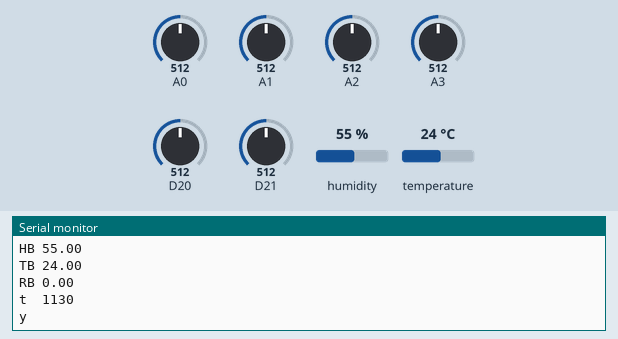
This sketch was run on a simulated Arduino Zero (SAMD21). Shown: the last lines printed to the serial monitor. The test bench sets the inputs (shaded band); at power-on: humidity 55 %, A0 = 512, A1 = 512, A2 = 512, A3 = 512, D20 = 512, D21 = 512, temperature 24 °C (analog values on the 0–1023 scale).

Above: at 1.2 s.
1.3 s: humidity set to 22 %
At 2.6 s:
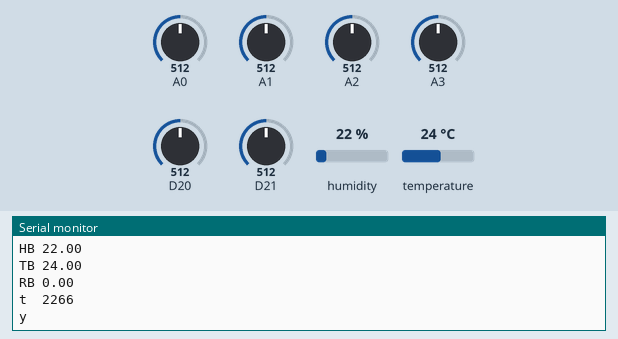
2.8 s: A0 set to 716
At 4.1 s:
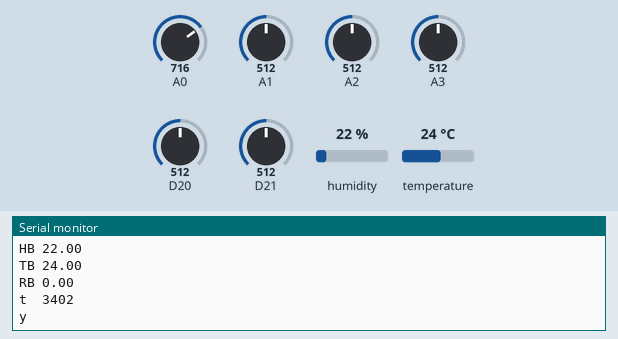
4.3 s: A1 set to 716
At 5.5 s:
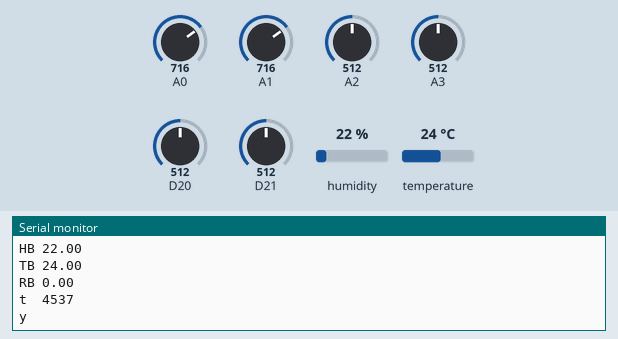
5.8 s: A2 set to 716
At 5.8 s:
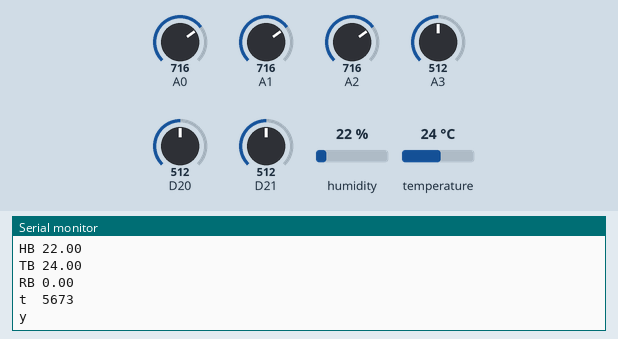
7.3 s: A3 set to 716
At 8.6 s:
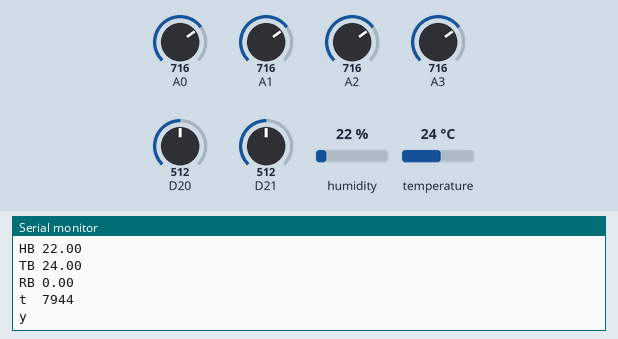
8.8 s: D20 set to 716
At 9.5 s:
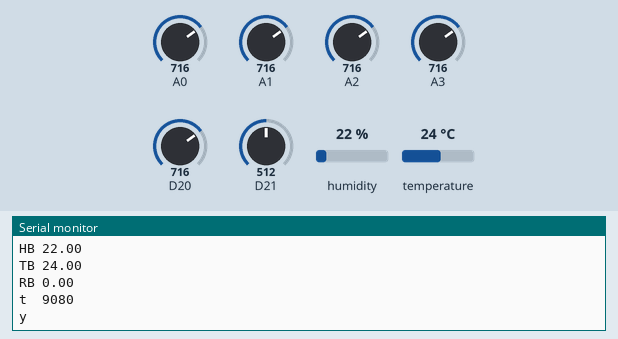
Timing chart, 0 to 11.3 s (numbered marks = the images above; inputs shaded):
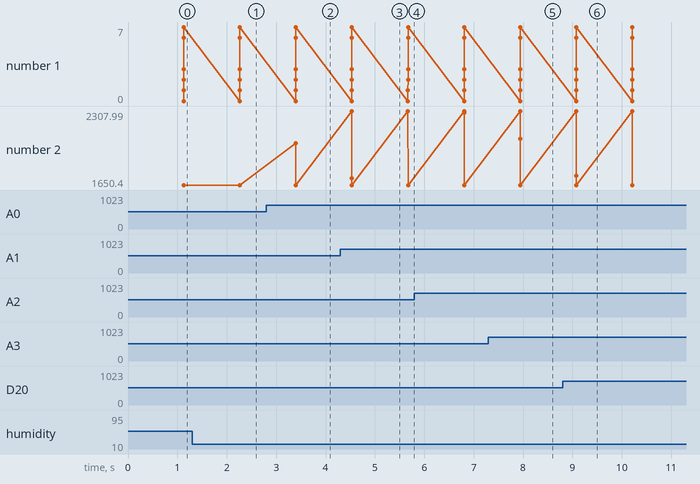

The sketch:

arduinoBME688.ino
```cpp
/*
  Isaac Zakaria
  Gordon Guo
  1 November 2021
  Rev: 3 February 2022
  Board: Adafruit Feather Adalogger M0

  Monitor voltages from pins A0, A1, A2, A3, A6, A7 with moving-average filter
  Monitor BME688 RH, temperature, and VOC sensor resistance
  Monitor SCD30 RH, temperature, and NDIR CO2 concentration
  [Pins A4 (SDA), A5 (SCL) are skipped when reading voltages]
*/

/*
   LIBRARIES
*/

#include <Wire.h>
#include <SPI.h>

// Adafruit Bosch BME RH and T sensor (also senses P, but not used here)
#include <Adafruit_Sensor.h>
#include "Adafruit_BME680.h"

// Adafruit Sensirion SCD-30 NDIR CO2, RH, and T sensor
//#include <Adafruit_SCD30.h>

// OLED
//#include <Adafruit_GFX.h>
//#include <Adafruit_SH110X.h>

/*
   USER-SPECIFIED PARAMETERS
*/

// Baud rate
#define baudRate 115200

// Delay time between e-nose measurements (ms)
#define delayTime 5


/*
   ADAFRUIT SENSOR SETUP
*/

#define BME_SCK 13
#define BME_MISO 12
#define BME_MOSI 11
#define BME_CS 10

// Initialize sensors over I2C
Adafruit_BME680 bme;


float bmeRh;
float bmeTemp;
float bmeVoc;

bool bmeFlag;

//unsigned long delayTime;

// Figaro sensor readout with moving-average filter

#define windowSize 100

#define denominator 10000

#define len 199

// Array to hold raw analog pin readout
int analogOut[len][8];
// Array to hold voltages
float vOut[8];
// Conversion factor from bits to mV
float conversion = 3300.0 / 4095.0;
// Loop index for moving-average filter
int i = 0;
// Array of analog pin indices
int pinIndex[6] = {0, 1, 2, 3, 6, 7};

unsigned long timeOfEst = 0;

int weights[len];

void setup()
{

  Serial.begin(baudRate);
  while (!Serial)
    ; // Wait for serial connection to begin taking readings


  bmeFlag = bme.begin();
  // Check for BME680
  if (!bmeFlag)
  {
    Serial.println("No BME680 sensor found!");
  }
  else
  {
    // Set up oversampling and filter initialization
    bme.setTemperatureOversampling(BME680_OS_8X);
    bme.setHumidityOversampling(BME680_OS_2X);
    bme.setPressureOversampling(BME680_OS_4X);
    bme.setIIRFilterSize(BME680_FILTER_SIZE_3);
    bme.setGasHeater(320, 150); // 320*C for 150 ms
  }
  if (!bmeFlag)
  {
    while (1)
      ;
  }

  analogReadResolution(12); // 12-bit ADC

  for (int i = 0; i < windowSize; i++)
  {
    weights[i] = i + 1;
    weights[len - 1 - i] = i + 1;
  }
}

void loop()
{

  if (i == (len - 1))
  {
    Serial.println("x");
  }

  for (int j = 0; j < 6; j++)
  {
    analogOut[i][j] = analogRead(pinIndex[j]); // read new analog values and overwrite old value outside of windowSize
    vOut[j] += weights[i] * analogOut[i][j];   // update moving-average filter sum

    if (i == (len - 1))
    { // output sensor voltages after every windowSize readings

      vOut[j] = (vOut[j] / denominator) * conversion;
      Serial.print(pinIndex[j]);
      Serial.print("  ");
      Serial.println(vOut[j]);
      vOut[j] = 0;
    }
  }

  if (i == (len - 1))
  { // output RH and temperature after every windowSize readings

    bmeRh = bme.readHumidity();
    bmeTemp = bme.readTemperature();
    bmeVoc = bme.gas_resistance;

    // print to serial
    Serial.print("HB ");
    Serial.println(bmeRh);

    Serial.print("TB ");
    Serial.println(bmeTemp);

    Serial.print("RB ");
    Serial.println(bmeVoc);

    timeOfEst = millis();
    Serial.print("t  ");
    Serial.println(timeOfEst);
  }

  if (i == (len - 1))
  {
    Serial.println("y");
  }

  i = (i + 1) % len;

  // delay [ms]
  delay(delayTime);
}
```

Measured:
- after the input at 1.3 s, the serial monitor: prints a new line after 0.97 s (image 1)
- after the input at 2.8 s, the serial monitor: prints a new line after 0.60 s (image 2)
- after the input at 4.3 s, the serial monitor: prints a new line after 0.23 s (image 3)
- after the input at 7.3 s, the serial monitor: prints a new line after 0.64 s (image 5)
- after the input at 8.8 s, the serial monitor: prints a new line after 0.28 s (image 6)
